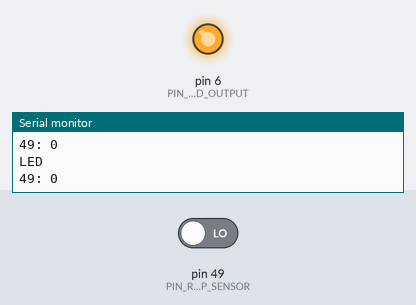
Bench run of a sketch on a simulated Arduino Mega 2560, built with avr-gcc and run on an emulated ATmega2560. On the bench: output pins drawn as LEDs (lit = HIGH), the last lines printed to the serial monitor. Inputs (shaded band) come from the test bench; at power-on: pin 49 (PIN_RAMP_SENSOR) LOW.

Above: at 1.2 s.
1.3 s: pin 49 (PIN_RAMP_SENSOR) driven HIGH
At 2.5 s:
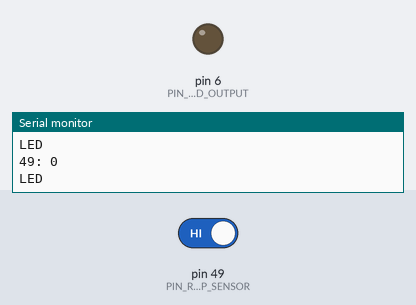
2.8 s: pin 49 (PIN_RAMP_SENSOR) driven LOW
At 3.33 s:
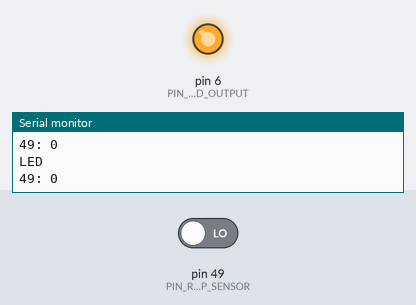
Timing chart, 0 to 5.8 s (numbered marks = the images above; inputs shaded):
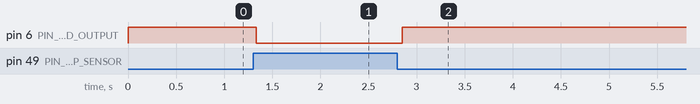

Measured:
- after the input at 1.3 s, pin 6 (PIN_RAMP_LED_OUTPUT): HIGH → LOW at once
- after the input at 2.8 s, pin 6 (PIN_RAMP_LED_OUTPUT): LOW → HIGH after 0.05 s

The sketch:

sensing_isolated.ino
```cpp
// Define pins for ramp sensing
#define PIN_RAMP_SENSOR 49

// Define pins for ramp sensing output
#define PIN_RAMP_LED_OUTPUT 6

// QTI thresholds
#define RAMP_THRESHOLD 700

// Function for measuring a QTI input
long rc_time(int pin, long threshold) {
  pinMode(pin, OUTPUT);
  digitalWrite(pin, HIGH);
  delay(1);
  pinMode(pin, INPUT);
  digitalWrite(pin, LOW);

  long duration = 0;
  while(digitalRead(pin)) duration++;
  char buf[32];
  sprintf(buf, "%d: %d", pin, duration);
  Serial.println(buf);

  return duration > threshold;
}

void setup() {
  pinMode(PIN_RAMP_LED_OUTPUT, OUTPUT);
  digitalWrite(PIN_RAMP_LED_OUTPUT, LOW);

  Serial.begin(9600);
}

void loop() {

  // Check for ramp
  boolean is_ramp = !rc_time(PIN_RAMP_SENSOR, RAMP_THRESHOLD);
  if (is_ramp) {
    digitalWrite(PIN_RAMP_LED_OUTPUT, HIGH);
    delay(50);
    digitalWrite(PIN_RAMP_LED_OUTPUT, LOW);
    Serial.println("LED");
  }
  else {
    delay(50);
  }
}
```
